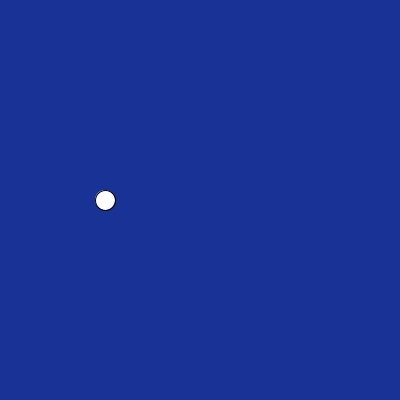
Frame 1 (no input)
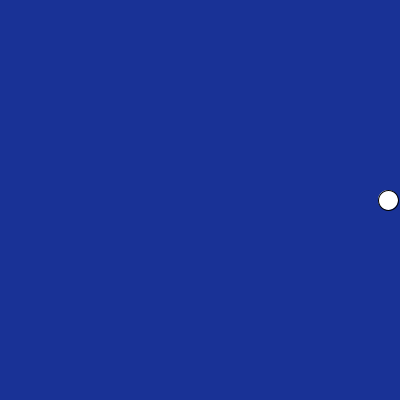
Frame 60 (the mouse pressed at the canvas centre just before this capture)
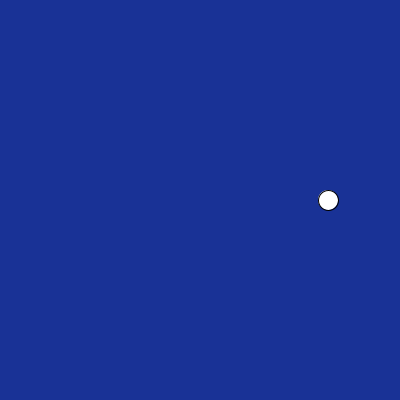
Frame 120 (the mouse held since frame 60 and released just before this capture)

The Processing sketch that drew these frames (run headless with seeded random() and noise(); from frame 60 on, the mouse is pressed at the canvas centre):

// Processing sketch: processing_113279
// ── processing_113279.pde

int diameter=20;
int positionX=(100);
int Switch=0;

void setup(){
  size(400,400);
}

void draw(){
  background(25,50,150);
  
  if(positionX>=width-diameter/2){
    Switch=1;
  }
  if(positionX==diameter/2){
    Switch=0;
  }
  if(Switch==0){
    //positionX++; 
    positionX=positionX+5;
  
   
  }else if(Switch==1){
    positionX--;
  }
  
 
 ellipse(positionX,200,diameter,diameter); 

 
}
